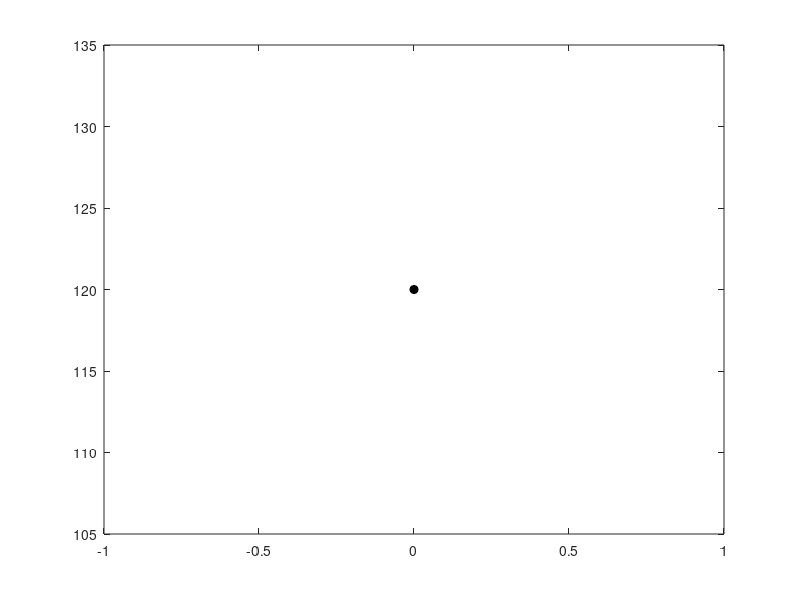

This chart was generated by the following MATLAB code: (Note: this script raises an error after producing the figure.)
clear all;
clc;
L1=40;x1=0;y1=0;
rho= [80:-1:41 41:1:79 79:-1:41 41:1:79 79:-1:40];
xlim([-150 300]);
ylim([-40 200]);
grid on;
for P = rho
        %% Points defenition with forward kinematics equation(sqrt((L1^2)-((P/2)^2) 
        E = (sqrt((L1^2)-((P/2)^2)));
        W1 = [((5*E)+(x1)) (y1+(3*(P/2)))];  
        W2 = [((-5*E)+(x1)) (y1+(3*(P/2)))];
        C = [x1 y1];
        A = [x1 (y1-(P))];
        B = [(x1+E) (y1-(P/2))];
        D = [(x1-E) (y1-(P/2))];
        
        %% Displays the value of point in each iteration
        strA = ['A', '(',num2str(A(1)),',', num2str(A(2)),')'];
        TXA = text(A(1)-20,A(2)-10,strA);
        
        strB = ['B', '(',num2str(B(1)),',', num2str(B(2)),')'];
        TXB = text(B(1)+10,B(2)-5,strB);
        
        strC = ['C', '(',num2str(C(1)),',', num2str(C(2)),')'];
        TXC = text(C(1)-20,C(2)+10,strC);
        
        strD = ['D', '(',num2str(D(1)),',', num2str(D(2)),')'];
        TXD = text(D(1)-110,D(2)-5,strD);
        
        strW1 = ['W1', '(',num2str(W1(1)),',', num2str(W1(2)),')'];
        TXW1 = text(W1(1)-60,W1(2)+20,strW1);
        
        strW2 = ['W2', '(',num2str(W2(1)),',', num2str(W2(2)),')'];
        TXW2 = text(W2(1)-60,W2(2)+20,strW2);
        
        %% Creating lines between the points
        CB = line([C(1) B(1)], [C(2) B(2)],'color','r','Linewidth',2);
        CA = line([C(1) A(1)], [C(2) A(2)],'color','r','linestyle','--');
        BA = line([B(1) A(1)], [B(2) A(2)],'color','r','Linewidth',2);
        AD = line([A(1) D(1)], [A(2) D(2)],'color','r','Linewidth',2);        
        DC = line([D(1) C(1)], [D(2) C(2)],'color','r','Linewidth',2);
        AW1 = line([A(1) W1(1)], [A(2) W1(2)],'color','r','Linewidth',2);
        AW2 = line([A(1) W2(1)], [A(2) W2(2)],'color','r','Linewidth',2);
        
        %% Creates hinged joints between the links
        H1 = plot(C(1),C(2),'ko','markerfacecolor','black');
        H2 = plot(A(1),A(2),'ko','markerfacecolor','black');
        H3 = plot(B(1),B(2),'ko','markerfacecolor','black');
        H4 = plot(D(1),D(2),'ko','markerfacecolor','black');
        H5 = plot(W1(1),W1(2),'ko','markerfacecolor','black');
        H6 = plot(W2(1),W2(2),'ko','markerfacecolor','black');   
        
        %% Rotational matrix with their values
        [A3,B3,C3,D3,S3] = Function_Rotation(20,2.5,P,x1,y1,40,1,-1,1,1,2,2,1);
        [A4,B4,C4,D4,S4] = Function_Rotation(20,2.5,P,x1,y1,40,1,1,1,-1,2,2,1);
        [A5,B5,C5,D5,S5] = Function_Rotation(100,4,P,x1,y1,40,-1,1,5,-1,2,2,-1);
        [A6,B6,C6,D6,S6] = Function_Rotation(100,4,P,x1,y1,40,-1,-1,5,1,2,2,-1); 
          
        pause(0.001);
        xlim([-250 250]);
        ylim([-100 150]); 
        grid on;
        if P>40
        delete(CB);delete(CA);
        delete(BA); 
        delete(AD); delete(DC);delete(AW1);delete(AW2);
        delete(H1); delete(H2); delete(H3); 
        delete(H4); delete(AW1); delete(AW2);
        delete(H1);delete(H2);delete(H3);delete(H4);delete(H5);delete(H6);
        delete(A3);delete(B3);delete(C3);delete(D3);delete(S3);
        delete(A4);delete(B4);delete(C4);delete(D4);delete(S4);
        delete(A5);delete(B5);delete(C5);delete(D5);delete(S5);
        delete(A6);delete(B6);delete(C6);delete(D6);delete(S6);
        delete(TXA);delete(TXB);delete(TXC);delete(TXD);delete(TXW1);delete(TXW2);
        hold on;
        end
end